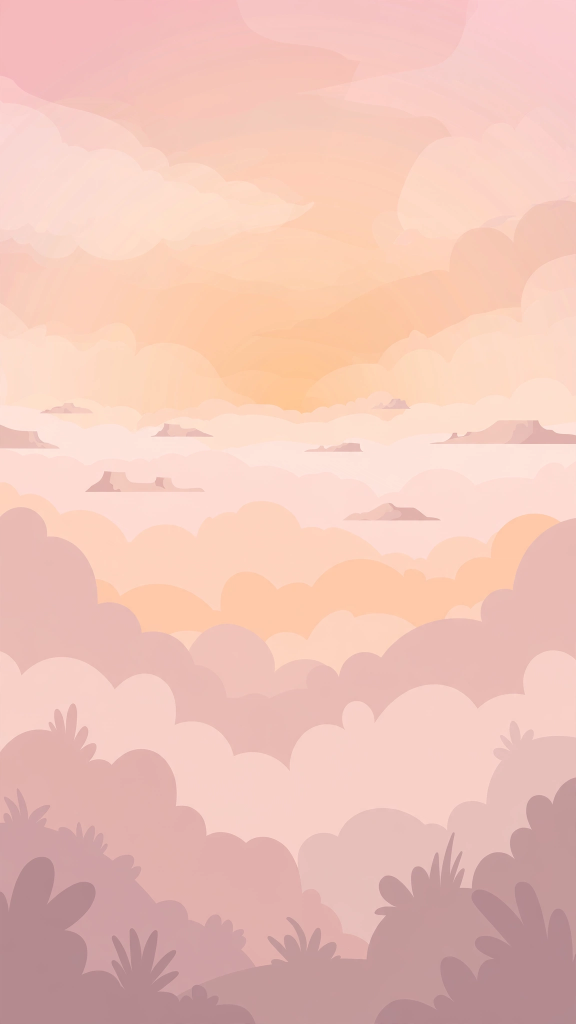
#> input picture assets/images/raw/bg-dawn.png, 1152 x 2048 px (shown at 1/2 size); its folder holds 3 pictures in this run
$ python process-assets.py ../assets/images/raw/bg-dawn.png
#> lines starting #> are read from the running program, lines starting #| are printed output that depends on the picture
#!/usr/bin/env python3
"""원본(assets/images/raw) → 게임용 에셋 + assets/manifest.json 생성.

🔴 매니페스트가 경로의 단일 진실원이다. 게임 로더·쇼룸·크레딧 생성기가 전부 이 파일을 읽는다.
🔴 --check 는 재생성 결과를 바이트 비교해 어긋나면 exit 1 (생성기가 빌드에 안 묶이면 반드시 어긋난다).
"""
import json
import sys
import hashlib
from pathlib import Path
from PIL import Image

ROOT = Path(__file__).resolve().parent.parent
RAW = ROOT / 'assets' / 'images' / 'raw'
OUT = ROOT / 'public' / 'assets' / 'images'
MANIFEST = ROOT / 'public' / 'assets' / 'manifest.json'

CHAR_SIZE = 384
PLATFORM_W = 512
BG_W, BG_H = 720, 1280

CHARS = ['fox', 'rabbit', 'penguin', 'cat', 'bear', 'owl', 'dragon']
PLATFORMS = ['stone', 'cloud', 'wood', 'crystal']
BGS = ['dawn', 'day', 'sunset', 'night']
# 테마 → 발판 매핑 (테마 해금과 발판 외형을 함께 바꾼다)
THEME_PLATFORM = {'dawn': 'stone', 'day': 'cloud', 'sunset': 'wood', 'night': 'crystal'}


def trim_alpha(im: Image.Image) -> Image.Image:
    if im.mode != 'RGBA':
        return im
    bbox = im.getbbox()
    return im.crop(bbox) if bbox else im


def fit_square(im: Image.Image, size: int) -> Image.Image:
    im = trim_alpha(im)
    im.thumbnail((size, size), Image.LANCZOS)
    canvas = Image.new('RGBA', (size, size), (0, 0, 0, 0))
    canvas.paste(im, ((size - im.width) // 2, (size - im.height) // 2), im)
    return canvas


def fit_width(im: Image.Image, width: int) -> Image.Image:
    im = trim_alpha(im)
    h = max(1, round(im.height * width / im.width))
    return im.resize((width, h), Image.LANCZOS)


def alpha_coverage(im: Image.Image) -> float:
    """투명 이미지에서 «실제로 그려진 픽셀» 비율. cutout 이 본체를 먹었는지 판정한다."""
    if im.mode != 'RGBA':
        return 1.0
    a = im.getchannel('A')
    hist = a.histogram()
    solid = sum(hist[128:])
    return solid / (im.width * im.height)


def write(im: Image.Image, path: Path, quality=88) -> dict:
    path.parent.mkdir(parents=True, exist_ok=True)
    if path.suffix == '.webp':
        im.save(path, 'WEBP', quality=quality, method=6)
    else:
        im.save(path)
    data = path.read_bytes()
    return {'file': path.name, 'bytes': len(data),
            'sha1': hashlib.sha1(data).hexdigest()[:12],
            'w': im.width, 'h': im.height}


def build(check=False):
#> called with check = False
    if not RAW.exists():
        print(f'❌ 원본 폴더 없음: {RAW}')
        return 2
    manifest = {'version': 1, 'images': {}, 'themePlatform': THEME_PLATFORM, 'audio': {}}
    problems = []

    # 서 있는 포즈와 «점프 포즈» 두 벌. 점프는 프레임 애니메이션이 아니라 «자세 한 장»이다 —
    # AI 는 프레임 간 연속성을 못 만들지만 자세 한 장은 잘 만든다(모션은 조달·자세는 생성).
    for name in CHARS:
        for suffix, key in (('', ''), ('-jump', '-jump')):
            src = RAW / f'char-{name}{suffix}.png'
            if not src.exists():
                problems.append(f'누락: {src.name}')
                continue
            im = Image.open(src).convert('RGBA')
            cov = alpha_coverage(im)
            if cov < 0.04:
                problems.append(f'{src.name}: 불투명 픽셀 {cov:.1%} — cutout 이 본체를 먹었다')
            out = fit_square(im, CHAR_SIZE)
            manifest['images'][f'char-{name}{key}'] = write(out, OUT / f'char-{name}{key}.webp')
#> pass 2 of the loop in build, `for name in CHARS:`:

    for name in PLATFORMS:
        src = RAW / f'platform-{name}.png'
        if not src.exists():
            problems.append(f'누락: {src.name}')
            continue
        im = Image.open(src).convert('RGBA')
        cov = alpha_coverage(im)
        bb = im.getbbox()
        barea = (bb[2] - bb[0]) * (bb[3] - bb[1]) if bb else 1
        solid = sum(im.getchannel('A').histogram()[128:])
        fill = solid / barea
        if cov < 0.06:
            problems.append(f'{src.name}: 불투명 픽셀 {cov:.1%} — cutout 이 본체를 먹었다')
        # 🔴 전체 비율만 보면 «이끼만 남고 몸통이 사라진» 발판이 통과한다(실측).
        #    윤곽 상자를 얼마나 채우는지까지 봐야 판별이 된다.
        if fill < 0.35:
            problems.append(f'{src.name}: 윤곽상자 충실도 {fill:.1%} — 슬래브 몸통이 비었다(cutout 손실)')
        out = fit_width(im, PLATFORM_W)
        manifest['images'][f'platform-{name}'] = write(out, OUT / f'platform-{name}.webp')
#> pass 2 of the loop in build, `for name in PLATFORMS:`:

    for name in BGS:
        src = RAW / f'bg-{name}.png'
        if not src.exists():
            problems.append(f'누락: {src.name}')
            continue
        im = Image.open(src).convert('RGB')
#> im is the input picture: PIL image 1152x2048 RGB; mean R, G, B 238.8, 195.7, 184.2
        scale = max(BG_W / im.width, BG_H / im.height)
#> scale = 0.625
        im = im.resize((round(im.width * scale), round(im.height * scale)), Image.LANCZOS)
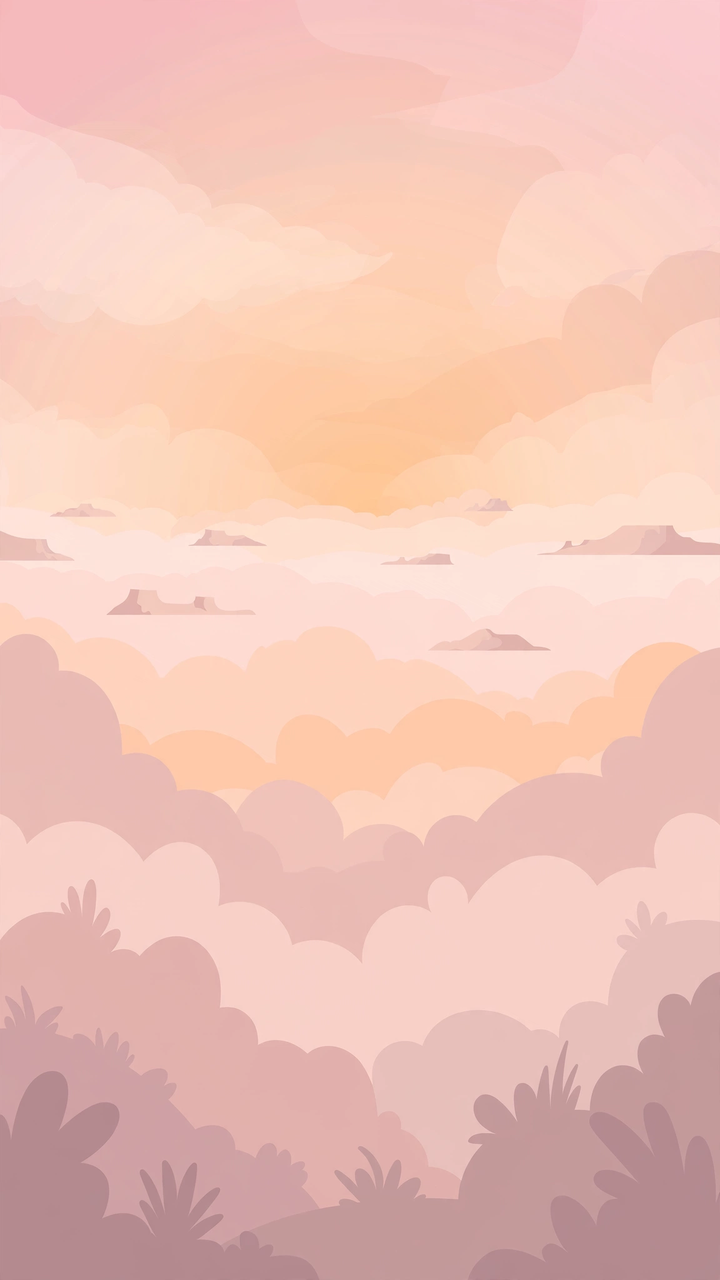
#> im: PIL image 720x1280 RGB; mean R, G, B 238.8, 195.7, 184.2
        left = (im.width - BG_W) // 2
#> left = 0
        top = (im.height - BG_H) // 2
#> top = 0
        im = im.crop((left, top, left + BG_W, top + BG_H))
        manifest['images'][f'bg-{name}'] = write(im, OUT / f'bg-{name}.webp', quality=82)
#> pass 2 of the loop in build, `for name in BGS:`:
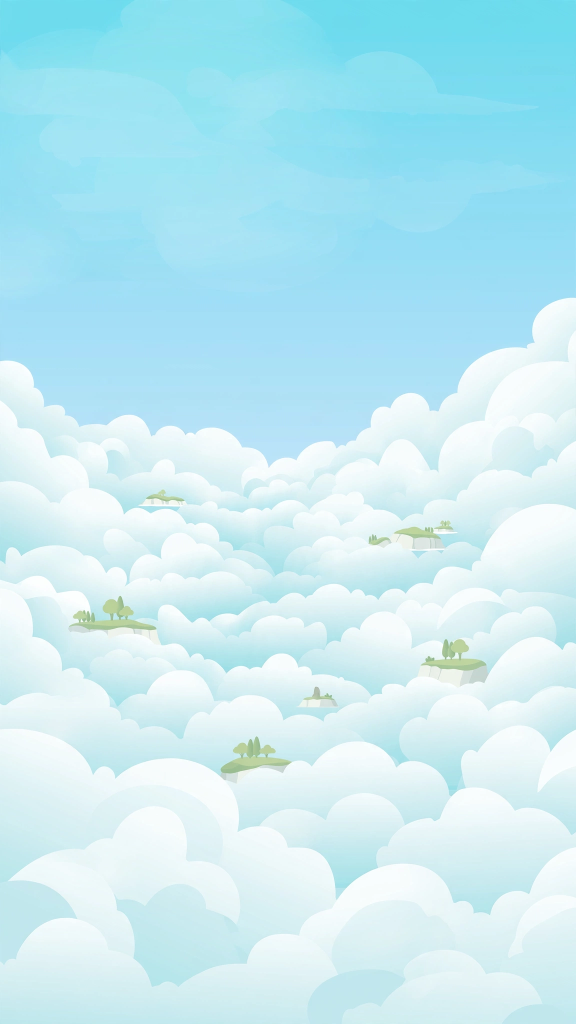
#> input picture assets/images/raw/bg-day.png, 1152 x 2048 px (shown at 1/2 size)
#> in build, im is the input picture: PIL image 1152x2048 RGB; mean R, G, B 193.7, 234.6, 243.6
#> in build, `im = im.resize((round(im.width * scale), round(im.height * scale)), Im..`:
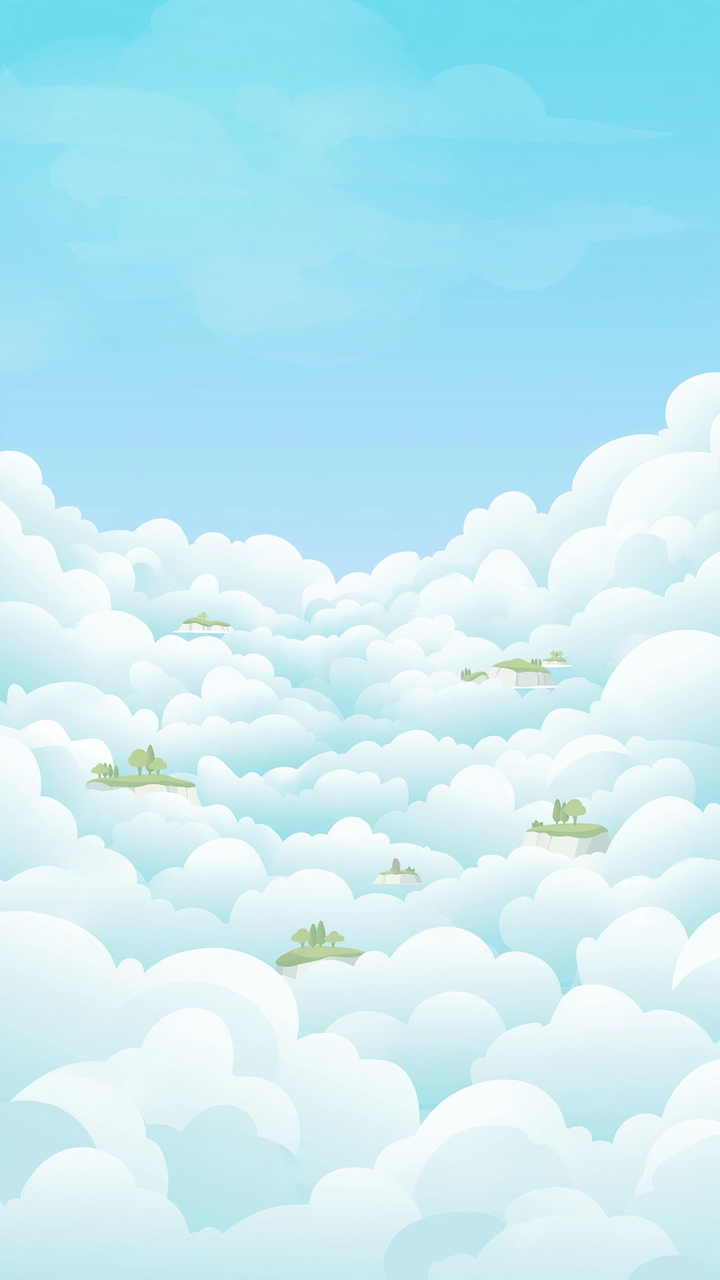
#> im: PIL image 720x1280 RGB; mean R, G, B 193.8, 234.6, 243.6

    if problems:
        print('❌ 에셋 문제:')
        for p in problems:
            print('  · ' + p)
        return 1

    # 판이 시작된 뒤에 받아 오는 오디오 키
    LAZY_AUDIO = {'bgm-tense', 'bgm-rush'}

    # 오디오도 같은 매니페스트에 싣는다 — 로더·스모크 모수·크레딧이 전부 이 파일 하나를 읽는다.
    audio_dir = ROOT / 'public' / 'assets' / 'audio'
    for ogg in sorted(audio_dir.glob('*.ogg')):
        key = ogg.stem
        m4a = ogg.with_suffix('.m4a')
        entry = {'ogg': ogg.name, 'bytes': ogg.stat().st_size}
        # 🔴 강도 BGM 은 첫 화면에 필요 없다 — preload 에 넣으면 두 곡 760KB 가
        #    「첫 문제까지 전송량」예산(D25)에 그대로 얹힌다. 판 중에 받는다(src/ui/sound.js).
        if key in LAZY_AUDIO:
            entry['lazy'] = True
        if m4a.exists():
            entry['m4a'] = m4a.name
            entry['bytes'] += m4a.stat().st_size
        else:
            problems.append(f'{ogg.name}: m4a 대체본 없음 — Safari 에서 무음이 된다')
        manifest['audio'][key] = entry

    if problems:
        print('❌ 에셋 문제:')
        for p_ in problems:
            print('  · ' + p_)
        return 1

    total = sum(v['bytes'] for v in manifest['images'].values())
    manifest['audioBytes'] = sum(v['bytes'] for v in manifest['audio'].values())
    manifest['eagerAudioBytes'] = sum(v['bytes'] for v in manifest['audio'].values() if not v.get('lazy'))
    manifest['totalBytes'] = total
    text = json.dumps(manifest, ensure_ascii=False, indent=2) + '\n'

    if check:
        if not MANIFEST.exists() or MANIFEST.read_text() != text:
            print('❌ manifest.json 이 재생성 결과와 다르다 — `python3 tools/process-assets.py` 를 돌려라.')
            return 1
        print(f'✅ 에셋 매니페스트 일치 · {len(manifest["images"])}장 · {total/1024:.0f}KB')
        return 0

    MANIFEST.write_text(text)
    print(f'✅ 에셋 {len(manifest["images"])}장 · 합계 {total/1024:.0f}KB → {MANIFEST.relative_to(ROOT)}')
    return 0


if __name__ == '__main__':
#> (the run stopped early here; a loop or call above may not have finished)
